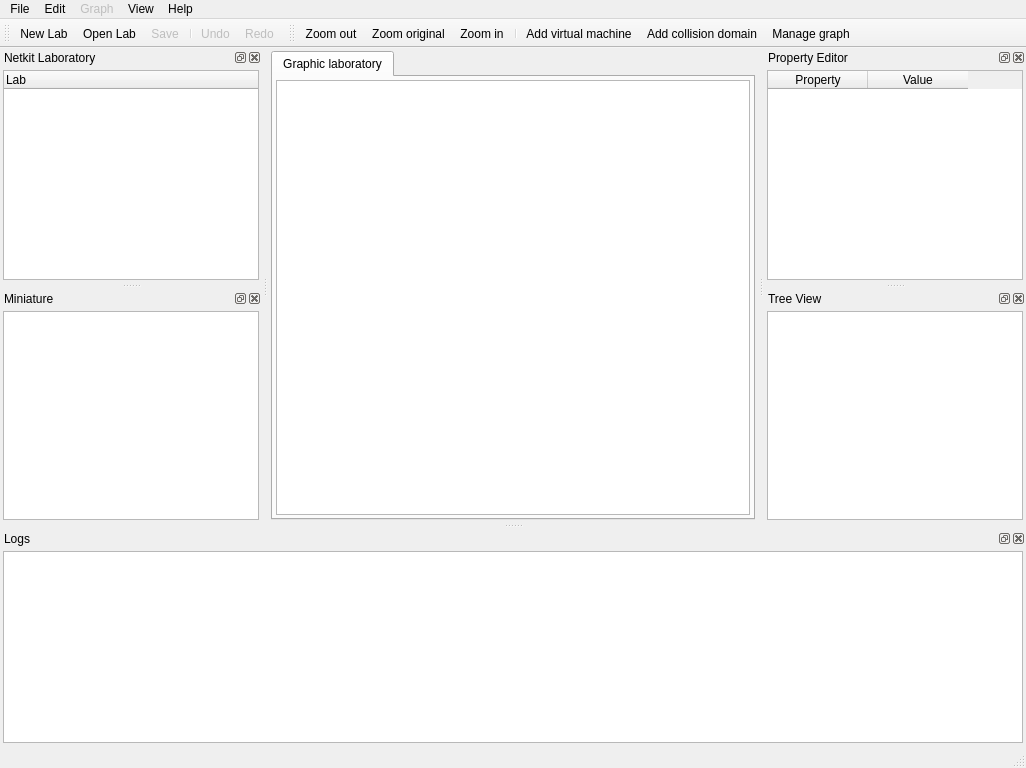
<ui version="4.0" >
 <class>NetkitMainWindow</class>
 <widget class="QMainWindow" name="NetkitMainWindow" >
  <property name="geometry" >
   <rect>
    <x>0</x>
    <y>0</y>
    <width>1026</width>
    <height>768</height>
   </rect>
  </property>
  <property name="windowTitle" >
   <string>Visual Netkit</string>
  </property>
  <property name="dockOptions" >
   <set>QMainWindow::AllowTabbedDocks|QMainWindow::AnimatedDocks|QMainWindow::VerticalTabs</set>
  </property>
  <widget class="QWidget" name="centralwidget" >
   <layout class="QVBoxLayout" >
    <property name="spacing" >
     <number>3</number>
    </property>
    <property name="leftMargin" >
     <number>3</number>
    </property>
    <property name="topMargin" >
     <number>3</number>
    </property>
    <property name="rightMargin" >
     <number>3</number>
    </property>
    <property name="bottomMargin" >
     <number>3</number>
    </property>
    <item>
     <widget class="QTabWidget" name="centralTabWidget" >
      <property name="currentIndex" >
       <number>0</number>
      </property>
      <widget class="QWidget" name="tabGraphic" >
       <attribute name="title" >
        <string>Graphic laboratory</string>
       </attribute>
       <layout class="QVBoxLayout" >
        <property name="spacing" >
         <number>0</number>
        </property>
        <property name="leftMargin" >
         <number>3</number>
        </property>
        <property name="topMargin" >
         <number>3</number>
        </property>
        <property name="rightMargin" >
         <number>3</number>
        </property>
        <property name="bottomMargin" >
         <number>3</number>
        </property>
        <item>
         <widget class="GraphicsView" name="graphicsView" />
        </item>
       </layout>
      </widget>
     </widget>
    </item>
   </layout>
  </widget>
  <widget class="QMenuBar" name="menubar" >
   <property name="geometry" >
    <rect>
     <x>0</x>
     <y>0</y>
     <width>1026</width>
     <height>25</height>
    </rect>
   </property>
   <widget class="QMenu" name="menuFile" >
    <property name="title" >
     <string>File</string>
    </property>
    <widget class="QMenu" name="menuRecent_Labs" >
     <property name="title" >
      <string>Recent Labs</string>
     </property>
     <addaction name="separator" />
     <addaction name="actionClearMenu" />
    </widget>
    <addaction name="actionNewLab" />
    <addaction name="actionOpenLab" />
    <addaction name="menuRecent_Labs" />
    <addaction name="separator" />
    <addaction name="actionSave" />
    <addaction name="actionSaveAs" />
    <addaction name="separator" />
    <addaction name="actionCloseLab" />
    <addaction name="separator" />
    <addaction name="actionQuit" />
   </widget>
   <widget class="QMenu" name="menuEdit" >
    <property name="title" >
     <string>Edit</string>
    </property>
    <addaction name="actionUndo" />
    <addaction name="actionRedo" />
    <addaction name="separator" />
   </widget>
   <widget class="QMenu" name="menuGraph" >
    <property name="enabled" >
     <bool>false</bool>
    </property>
    <property name="title" >
     <string>Graph</string>
    </property>
    <widget class="QMenu" name="menuZoom" >
     <property name="title" >
      <string>Zoom</string>
     </property>
     <addaction name="actionZoomIn" />
     <addaction name="actionZoomOut" />
     <addaction name="actionZoomOriginal" />
    </widget>
    <widget class="QMenu" name="menuExportAs" >
     <property name="title" >
      <string>Export as...</string>
     </property>
     <addaction name="actionPNGImage" />
     <addaction name="actionSVGImage" />
    </widget>
    <widget class="QMenu" name="menuSize" >
     <property name="title" >
      <string>Scene size</string>
     </property>
     <addaction name="actionSmall" />
     <addaction name="actionNormal" />
     <addaction name="actionBig" />
     <addaction name="actionHuge" />
    </widget>
    <addaction name="menuZoom" />
    <addaction name="menuSize" />
    <addaction name="separator" />
    <addaction name="actionAddVirtualMachine" />
    <addaction name="actionAddCollisionDomain" />
    <addaction name="actionManageGraph" />
    <addaction name="separator" />
    <addaction name="menuExportAs" />
   </widget>
   <widget class="QMenu" name="menuHelp" >
    <property name="title" >
     <string>Help</string>
    </property>
    <addaction name="actionAbout_Visual_Netkit" />
   </widget>
   <widget class="QMenu" name="menuView" >
    <property name="title" >
     <string>View</string>
    </property>
   </widget>
   <addaction name="menuFile" />
   <addaction name="menuEdit" />
   <addaction name="menuGraph" />
   <addaction name="menuView" />
   <addaction name="menuHelp" />
  </widget>
  <widget class="QStatusBar" name="statusbar" />
  <widget class="QToolBar" name="toolBarGeneralActions" >
   <property name="windowTitle" >
    <string>General Toolbar</string>
   </property>
   <attribute name="toolBarArea" >
    <enum>TopToolBarArea</enum>
   </attribute>
   <attribute name="toolBarBreak" >
    <bool>false</bool>
   </attribute>
   <addaction name="actionNewLab" />
   <addaction name="actionOpenLab" />
   <addaction name="actionSave" />
   <addaction name="separator" />
   <addaction name="actionUndo" />
   <addaction name="actionRedo" />
  </widget>
  <widget class="QDockWidget" name="dockLab" >
   <property name="floating" >
    <bool>false</bool>
   </property>
   <property name="features" >
    <set>QDockWidget::AllDockWidgetFeatures</set>
   </property>
   <property name="allowedAreas" >
    <set>Qt::AllDockWidgetAreas</set>
   </property>
   <property name="windowTitle" >
    <string>Netkit Laboratory</string>
   </property>
   <attribute name="dockWidgetArea" >
    <number>1</number>
   </attribute>
   <widget class="QWidget" name="dockWidgetContents" >
    <layout class="QVBoxLayout" >
     <property name="leftMargin" >
      <number>3</number>
     </property>
     <property name="topMargin" >
      <number>3</number>
     </property>
     <property name="rightMargin" >
      <number>3</number>
     </property>
     <property name="bottomMargin" >
      <number>3</number>
     </property>
     <item>
      <widget class="QTreeWidget" name="labTree" >
       <property name="frameShape" >
        <enum>QFrame::StyledPanel</enum>
       </property>
       <property name="frameShadow" >
        <enum>QFrame::Sunken</enum>
       </property>
       <property name="columnCount" >
        <number>1</number>
       </property>
       <column>
        <property name="text" >
         <string>Lab</string>
        </property>
       </column>
      </widget>
     </item>
    </layout>
   </widget>
  </widget>
  <widget class="QDockWidget" name="dockProperty" >
   <property name="allowedAreas" >
    <set>Qt::AllDockWidgetAreas</set>
   </property>
   <property name="windowTitle" >
    <string>Property Editor</string>
   </property>
   <attribute name="dockWidgetArea" >
    <number>2</number>
   </attribute>
   <widget class="QWidget" name="dockWidgetContents_4" >
    <layout class="QVBoxLayout" >
     <property name="leftMargin" >
      <number>3</number>
     </property>
     <property name="topMargin" >
      <number>3</number>
     </property>
     <property name="rightMargin" >
      <number>3</number>
     </property>
     <property name="bottomMargin" >
      <number>3</number>
     </property>
     <item>
      <widget class="QTableWidget" name="propertyTable" >
       <property name="alternatingRowColors" >
        <bool>true</bool>
       </property>
       <property name="showGrid" >
        <bool>true</bool>
       </property>
       <property name="wordWrap" >
        <bool>false</bool>
       </property>
       <column>
        <property name="text" >
         <string>Property</string>
        </property>
       </column>
       <column>
        <property name="text" >
         <string>Value</string>
        </property>
       </column>
      </widget>
     </item>
    </layout>
   </widget>
  </widget>
  <widget class="QDockWidget" name="dockMiniature" >
   <property name="windowTitle" >
    <string>Miniature</string>
   </property>
   <attribute name="dockWidgetArea" >
    <number>1</number>
   </attribute>
   <widget class="QWidget" name="dockWidgetContents_6" >
    <layout class="QVBoxLayout" >
     <property name="leftMargin" >
      <number>3</number>
     </property>
     <property name="topMargin" >
      <number>3</number>
     </property>
     <property name="rightMargin" >
      <number>3</number>
     </property>
     <property name="bottomMargin" >
      <number>3</number>
     </property>
     <item>
      <widget class="QGraphicsView" name="graphicsView_2" />
     </item>
    </layout>
   </widget>
  </widget>
  <widget class="QDockWidget" name="dockTreeView" >
   <property name="windowTitle" >
    <string>Tree View</string>
   </property>
   <attribute name="dockWidgetArea" >
    <number>2</number>
   </attribute>
   <widget class="QWidget" name="dockWidgetContents_2" >
    <layout class="QVBoxLayout" >
     <property name="leftMargin" >
      <number>3</number>
     </property>
     <property name="topMargin" >
      <number>3</number>
     </property>
     <property name="rightMargin" >
      <number>3</number>
     </property>
     <property name="bottomMargin" >
      <number>3</number>
     </property>
     <item>
      <widget class="QTreeView" name="treeView_2" />
     </item>
    </layout>
   </widget>
  </widget>
  <widget class="QDockWidget" name="dockLog" >
   <property name="floating" >
    <bool>false</bool>
   </property>
   <property name="windowTitle" >
    <string>Logs</string>
   </property>
   <attribute name="dockWidgetArea" >
    <number>8</number>
   </attribute>
   <widget class="QWidget" name="dockWidgetContents_3" >
    <layout class="QVBoxLayout" >
     <property name="leftMargin" >
      <number>3</number>
     </property>
     <property name="topMargin" >
      <number>3</number>
     </property>
     <property name="rightMargin" >
      <number>3</number>
     </property>
     <property name="bottomMargin" >
      <number>3</number>
     </property>
     <item>
      <widget class="QTextEdit" name="logText" />
     </item>
    </layout>
   </widget>
  </widget>
  <widget class="QToolBar" name="toolBarDrawing" >
   <property name="enabled" >
    <bool>true</bool>
   </property>
   <property name="windowTitle" >
    <string>Drawing Toolbar</string>
   </property>
   <attribute name="toolBarArea" >
    <enum>TopToolBarArea</enum>
   </attribute>
   <attribute name="toolBarBreak" >
    <bool>false</bool>
   </attribute>
   <addaction name="actionZoomOut" />
   <addaction name="actionZoomOriginal" />
   <addaction name="actionZoomIn" />
   <addaction name="separator" />
   <addaction name="actionAddVirtualMachine" />
   <addaction name="actionAddCollisionDomain" />
   <addaction name="actionManageGraph" />
  </widget>
  <action name="actionNetkit_Lab" >
   <property name="checkable" >
    <bool>true</bool>
   </property>
   <property name="checked" >
    <bool>true</bool>
   </property>
   <property name="text" >
    <string>Netkit Lab</string>
   </property>
  </action>
  <action name="actionMiniature" >
   <property name="checkable" >
    <bool>true</bool>
   </property>
   <property name="checked" >
    <bool>true</bool>
   </property>
   <property name="text" >
    <string>Miniature</string>
   </property>
  </action>
  <action name="actionProperty_Editor" >
   <property name="checkable" >
    <bool>true</bool>
   </property>
   <property name="checked" >
    <bool>true</bool>
   </property>
   <property name="text" >
    <string>Property Editor</string>
   </property>
  </action>
  <action name="actionTree_View" >
   <property name="checkable" >
    <bool>true</bool>
   </property>
   <property name="checked" >
    <bool>true</bool>
   </property>
   <property name="text" >
    <string>Tree View</string>
   </property>
  </action>
  <action name="actionLog_Panel" >
   <property name="checkable" >
    <bool>true</bool>
   </property>
   <property name="text" >
    <string>Log Panel</string>
   </property>
  </action>
  <action name="actionAbout_Visual_Netkit" >
   <property name="text" >
    <string>About Visual Netkit</string>
   </property>
  </action>
  <action name="actionNewLab" >
   <property name="icon" >
    <iconset resource="../resources/VisualNetkit.qrc" >:/menu/new_icon</iconset>
   </property>
   <property name="text" >
    <string>New Lab</string>
   </property>
  </action>
  <action name="actionOpenLab" >
   <property name="icon" >
    <iconset resource="../resources/VisualNetkit.qrc" >:/menu/open_icon</iconset>
   </property>
   <property name="text" >
    <string>Open Lab</string>
   </property>
  </action>
  <action name="actionClearMenu" >
   <property name="text" >
    <string>Clear Menu</string>
   </property>
  </action>
  <action name="actionSave" >
   <property name="enabled" >
    <bool>false</bool>
   </property>
   <property name="icon" >
    <iconset resource="../resources/VisualNetkit.qrc" >:/menu/save_icon</iconset>
   </property>
   <property name="text" >
    <string>Save</string>
   </property>
  </action>
  <action name="actionSaveAs" >
   <property name="icon" >
    <iconset resource="../resources/VisualNetkit.qrc" >:/menu/save_as_icon</iconset>
   </property>
   <property name="text" >
    <string>Save As...</string>
   </property>
  </action>
  <action name="actionCloseLab" >
   <property name="icon" >
    <iconset resource="../resources/VisualNetkit.qrc" >:/menu/close_icon</iconset>
   </property>
   <property name="text" >
    <string>Close Lab</string>
   </property>
  </action>
  <action name="actionQuit" >
   <property name="icon" >
    <iconset resource="../resources/VisualNetkit.qrc" >:/menu/quit_icon</iconset>
   </property>
   <property name="text" >
    <string>Quit</string>
   </property>
   <property name="menuRole" >
    <enum>QAction::QuitRole</enum>
   </property>
  </action>
  <action name="actionUndo" >
   <property name="enabled" >
    <bool>false</bool>
   </property>
   <property name="icon" >
    <iconset resource="../resources/VisualNetkit.qrc" >:/menu/undo_icon</iconset>
   </property>
   <property name="text" >
    <string>Undo</string>
   </property>
  </action>
  <action name="actionRedo" >
   <property name="enabled" >
    <bool>false</bool>
   </property>
   <property name="icon" >
    <iconset resource="../resources/VisualNetkit.qrc" >:/menu/redo_icon</iconset>
   </property>
   <property name="text" >
    <string>Redo</string>
   </property>
  </action>
  <action name="actionZoomIn" >
   <property name="enabled" >
    <bool>true</bool>
   </property>
   <property name="icon" >
    <iconset resource="../resources/VisualNetkit.qrc" >:/menu/zoom_in_icon</iconset>
   </property>
   <property name="text" >
    <string>Zoom in</string>
   </property>
  </action>
  <action name="actionZoomOut" >
   <property name="enabled" >
    <bool>true</bool>
   </property>
   <property name="icon" >
    <iconset resource="../resources/VisualNetkit.qrc" >:/menu/zoom_out_icon</iconset>
   </property>
   <property name="text" >
    <string>Zoom out</string>
   </property>
  </action>
  <action name="actionZoomOriginal" >
   <property name="enabled" >
    <bool>true</bool>
   </property>
   <property name="icon" >
    <iconset resource="../resources/VisualNetkit.qrc" >:/menu/zoom_original_icon</iconset>
   </property>
   <property name="text" >
    <string>Zoom original</string>
   </property>
  </action>
  <action name="actionAddVirtualMachine" >
   <property name="checkable" >
    <bool>true</bool>
   </property>
   <property name="enabled" >
    <bool>true</bool>
   </property>
   <property name="icon" >
    <iconset resource="../resources/VisualNetkit.qrc" >:/menu/vm_icon</iconset>
   </property>
   <property name="text" >
    <string>Add virtual machine</string>
   </property>
   <property name="autoRepeat" >
    <bool>true</bool>
   </property>
  </action>
  <action name="actionAddCollisionDomain" >
   <property name="checkable" >
    <bool>true</bool>
   </property>
   <property name="enabled" >
    <bool>true</bool>
   </property>
   <property name="icon" >
    <iconset resource="../resources/VisualNetkit.qrc" >:/menu/cd_icon</iconset>
   </property>
   <property name="text" >
    <string>Add collision domain</string>
   </property>
  </action>
  <action name="actionPNGImage" >
   <property name="enabled" >
    <bool>true</bool>
   </property>
   <property name="text" >
    <string>PNG image</string>
   </property>
  </action>
  <action name="actionSVGImage" >
   <property name="enabled" >
    <bool>true</bool>
   </property>
   <property name="text" >
    <string>SVG image</string>
   </property>
  </action>
  <action name="actionSmall" >
   <property name="checkable" >
    <bool>true</bool>
   </property>
   <property name="text" >
    <string>Small</string>
   </property>
   <property name="toolTip" >
    <string>Small (500x500)</string>
   </property>
  </action>
  <action name="actionNormal" >
   <property name="checkable" >
    <bool>true</bool>
   </property>
   <property name="checked" >
    <bool>true</bool>
   </property>
   <property name="text" >
    <string>Normal</string>
   </property>
   <property name="toolTip" >
    <string>Normal (1000x1000)</string>
   </property>
  </action>
  <action name="actionBig" >
   <property name="checkable" >
    <bool>true</bool>
   </property>
   <property name="text" >
    <string>Big</string>
   </property>
   <property name="toolTip" >
    <string>Big (2000x2000)</string>
   </property>
  </action>
  <action name="actionHuge" >
   <property name="checkable" >
    <bool>true</bool>
   </property>
   <property name="text" >
    <string>Huge</string>
   </property>
   <property name="toolTip" >
    <string>Huge (4000x4000)</string>
   </property>
  </action>
  <action name="actionManageGraph" >
   <property name="checkable" >
    <bool>true</bool>
   </property>
   <property name="icon" >
    <iconset resource="../resources/VisualNetkit.qrc" >:/menu/mouse_icon</iconset>
   </property>
   <property name="text" >
    <string>Manage graph</string>
   </property>
  </action>
 </widget>
 <customwidgets>
  <customwidget>
   <class>GraphicsView</class>
   <extends>QGraphicsView</extends>
   <header>gui/GraphicsView.h</header>
  </customwidget>
 </customwidgets>
 <resources>
  <include location="../resources/VisualNetkit.qrc" />
 </resources>
 <connections/>
</ui>
